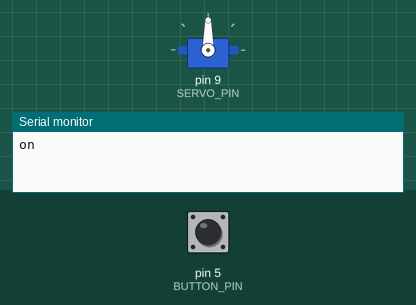
This sketch was run on a simulated Arduino Uno, built with avr-gcc and run on an emulated ATmega328P. Parts: servo, the last lines printed to the serial monitor. The inputs (shaded band) are chosen by the test bench; at power-on: pin 5 (BUTTON_PIN) HIGH.

Above: at 1.5 s.
1.6 s: pin 5 (BUTTON_PIN) pulled LOW for 0.35 s
At 2.05 s:
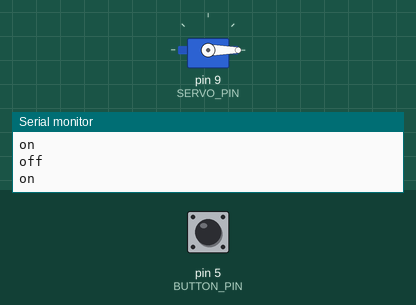
Timing chart, 0 to 4.6 s (numbered marks = the images above; inputs shaded):
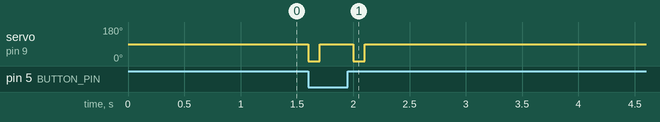

Measured:
- after the input at 1.6 s, servo on pin 9 (SERVO_PIN): alternates 90° for 0.30 s and 0° for 0.10 s, 4 changes in all, then stays 90°, starting at once

The sketch:

servo2.ino
```cpp
#include <Servo.h>

Servo myservo;

int BUTTON_PIN = 5;
int SERVO_PIN = 9;

int angle = 90;
int lastButtonState = 0;
int buttonPushCounter = 0;

void setup() {
  // put your setup code here, to run once:
  Serial.begin(9600);

  pinMode(BUTTON_PIN, INPUT_PULLUP);
  myservo.attach(SERVO_PIN);
  myservo.write(angle);
}

void loop() {
  // put your main code here, to run repeatedly:
  angle = digitalRead(BUTTON_PIN);
  if(angle != lastButtonState)
  {
      if(angle == HIGH)
      {
        //buttonPushCounter++;
        Serial.println("on");
      }
      else
      {
        Serial.println("off");
      }
      delay(100);
  }
  lastButtonState = angle;
  if(buttonPushCounter %2 == 0)
  {
    push();
  }
}

void push()
{
  myservo.write(90);
  delay(300);
  myservo.write(0);
}
```
